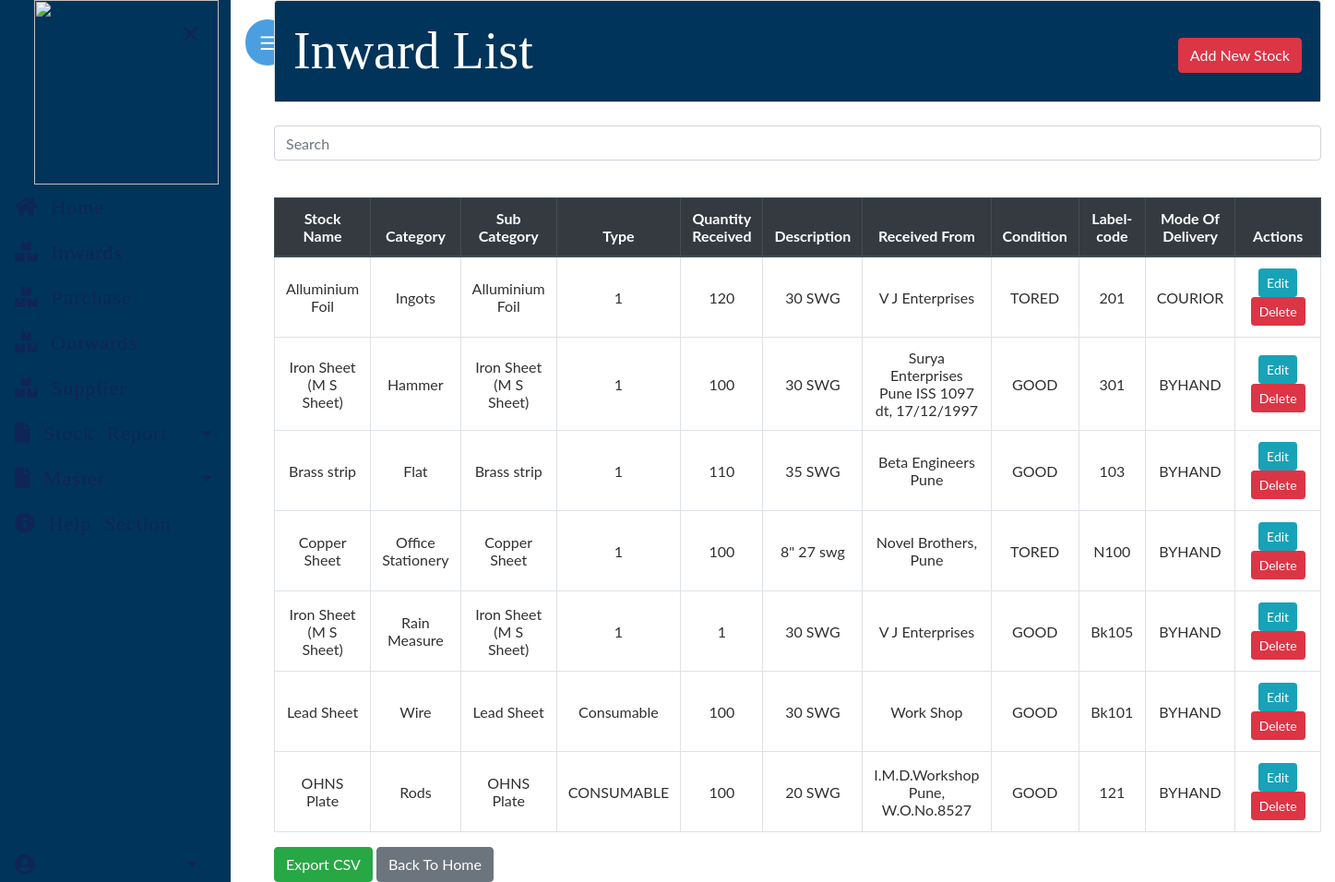
Screenshot of /inventory/ with the database file from the repository.
### imdapp/models.py (models this page shows, shortened)
class Stock(models.Model):
    STATUS_CHOICE = [
        ('CONSUMABLE', 'CONSUMABLE'),
        ('NON-COMSUMABLE', 'NON-COMSUMABLE'),
        ]
    CONDITION = [
        ('GOOD', 'GOOD'),
        ('TORED', 'TORED'),
        ('DAMAGED', 'DAMAGED'),
    ]
    MODE_OF_DELEVERY = [
        ('BYHAND', 'BYHAND'),
        ('COURIOR', 'COURIOR'),
        ('OTHER', 'OTHER'),
    ]
    category=models.ForeignKey(Category,on_delete=models.CASCADE)
    subcategory=models.ForeignKey(Subcategory,on_delete=models.CASCADE)
    description=models.ForeignKey(Description,on_delete=models.CASCADE)
    name=models.ForeignKey(Supp,on_delete=models.CASCADE)
    type=models.CharField(max_length=50, choices=STATUS_CHOICE)
    id = models.AutoField(primary_key=True)
    quantity = models.IntegerField(default=1)
    Mode_of_delivery = models.CharField(max_length=50, choices=MODE_OF_DELEVERY)  # received by
    label_code = models.CharField(max_length=20, default="")
    condition = models.CharField(max_length=50, choices=CONDITION)
    is_deleted = models.BooleanField(default=False)

class Subcategory(models.Model):
    id=models.IntegerField(primary_key=True)
    subcategory=models.CharField(max_length=255)
    is_consumable=models.BooleanField(default=False)
    def __str__(self):
        return self.subcategory
    class Meta:
        db_table='Subcategory'

class Category(models.Model):
    id=models.IntegerField(primary_key=True)
    category=models.CharField(max_length=255)
    subcategory=models.CharField(max_length=255)
    description=models.TextField(max_length=255)
    is_deleted=models.BooleanField(default=False)
    def __str__(self):
        return self.category
    class Meta:
        db_table='Category'

class Description(models.Model):
    id=models.IntegerField(primary_key=True)
    description=models.CharField(max_length=255)
    def __str__(self):
        return self.description
    class Meta:
        db_table='Description'

class Supp(models.Model):
    id=models.IntegerField(primary_key=True)
    name=models.CharField(max_length=255)
    def __str__(self):
        return self.name
    class Meta:
        db_table='Supp'

### imdapp/views.py (the view)
# urls.py: path('', views.StockListView.as_view(), name='inventory'),
class StockListView(FilterView):
    filterset_class = StockFilter
    queryset = Stock.objects.filter(is_deleted=False)
    template_name = 'inventory/inventory.html'
    paginate_by = 10

### imdapp/templates/inventory/inventory.html (shortened to what this page needs)
{% extends "base.html" %}
{% load widget_tweaks %}
{% block content %}
    <div class="card text-left">
          <div class="card-header" style="background-color:#01345B">
            <div class="row" style="color: white; font-style: bold; font-size: 3.5rem">
            <div class="col-md-8" style="font-family: 'Alkalami'" >Inward List</div>
            <div class="col-md-4">
                <div style="float:right; margin-top:8%"> <a class="btn btn-danger" href="{% url 'new-stock' %}">Add New Stock</a> </div>
            </div>
            </div>
          </div>
    </div>
    <div style="border-bottom: 1px solid white;"></div>
    <br>
    <div class="form-group">
        <input id="myInput" type="text" class="search form-control"  placeholder="Search">
    </div>
    <table class="table table-css table-bordered table-hover" id="myTable" onkeyup="myFunction()">
        <br>
        <thead class="thead-dark align-middle">
            <tr>
                <th width="8%">Stock Name</th>
                <th width="9%">Category</th>
                <th width="8%">Sub Category</th>
                <th width="8%">Type</th>
                <th width="5%">Quantity Received</th>
                <th width="5%">Description</th>
                <th width="5%">Received From</th>
                <th width="5%">Condition</th>
                <th width="8%">Label-code</th>
                <th width="5%">Mode Of Delivery</th>
                <th width="25%">Actions</th>
            </tr>
        </thead>
{% if object_list %}
        <tbody>
            {% for stock in object_list %}
        <tr>
                    <td class="align-middle">{{ stock.subcategory }}</td>
                    <td class="align-middle">{{ stock.category }}</td>
                    <td class="align-middle">{{ stock.subcategory }}</td>
                    <td class="align-middle">{{ stock.type }}</td>
                    <td class="align-middle">{{ stock.quantity }}</td>
                    <td class="align-middle">{{ stock.description }}</td>
                    <td class="align-middle">{{ stock.name }}</td>
                    <td class="align-middle">{{ stock.condition }}</td>
                    <td class="align-middle">{{ stock.label_code }}</td>
                    <td class="align-middle">{{ stock.Mode_of_delivery }}</td>
                    <td class="align-middle">
                        <a href="{% url 'edit-stock' stock.pk %}" class="btn btn-info btn-sm">Edit</a>
                        <a href="{% url 'delete-stock' stock.pk %}" class="btn btn-danger btn-sm"> Delete</a>
                    </td>
                </tr>
            {% endfor %}
        </tbody>
    </table>
    <div>
        <a href="{% url 'stockre' %}" class="btn btn-success">Export CSV</a>
        <a href="{% url 'home' %}" class="btn btn-secondary">Back To Home</a>
    </div>
{% endif %}
{% endblock content %}

### homepage/static/css/main.css (style rules this page uses)
body, html { height: 100%; }
.form-group { color: white; }
a { color: #55b159; }
.table-css { color: #313131; }
.align-middle { text-align: center; }

### homepage/templates/base.html (style rules this page uses)
body { font-family: "Lato", sans-serif; }

### rows the page displays
Stock: subcategory "Alluminium Foil", category "Ingots", type "1", quantity "120", description "30 SWG", name "V J Enterprises", condition "TORED", label_code "201", Mode_of_delivery "COURIOR"
Stock: subcategory "Iron Sheet (M S Sheet)", category "Hammer", type "1", quantity "100", description "30 SWG", name "Surya Enterprises Pune ISS 1097 dt, 17/12/1997", condition "GOOD", label_code "301", Mode_of_delivery "BYHAND"
Stock: subcategory "Brass strip", category "Flat", type "1", quantity "110", description "35 SWG", name "Beta Engineers Pune", condition "GOOD", label_code "103", Mode_of_delivery "BYHAND"
Stock: subcategory "Copper Sheet", category "Office Stationery", type "1", quantity "100", description "8\" 27 swg", name "Novel Brothers, Pune", condition "TORED", label_code "N100", Mode_of_delivery "BYHAND"
Stock: subcategory "Iron Sheet (M S Sheet)", category "Rain Measure", type "1", quantity "1", description "30 SWG", name "V J Enterprises", condition "GOOD", label_code "Bk105", Mode_of_delivery "BYHAND"
Stock: subcategory "Lead Sheet", category "Wire", type "Consumable", quantity "100", description "30 SWG", name "Work Shop", condition "GOOD", label_code "Bk101", Mode_of_delivery "BYHAND"
Stock: subcategory "OHNS Plate", category "Rods", type "CONSUMABLE", quantity "100", description "20 SWG", name "I.M.D.Workshop Pune, W.O.No.8527", condition "GOOD", label_code "121", Mode_of_delivery "BYHAND"
